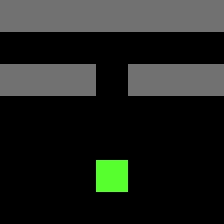

This is a level from a 2D game, rendered from its Tiled map with the project's own tilesets. A one-line summary and the complete map file follow:
An orthogonal 7x7 tile map with 32x32 px tiles, 1 tile layer (Tile Layer 1).

<map version="1.4" tiledversion="1.4.1" orientation="orthogonal" renderorder="right-down" width="7" height="7" tilewidth="32" tileheight="32" infinite="0" nextlayerid="2" nextobjectid="1">
 <tileset firstgid="1" source="tiles.tsx" />
 <layer id="1" name="Tile Layer 1" width="7" height="7">
  <data encoding="csv">
1,1,1,1,1,1,1,
0,0,0,0,0,0,0,
1,1,1,0,1,1,1,
0,0,0,0,0,0,0,
0,0,0,0,0,0,0,
0,0,0,2,0,0,0,
0,0,0,0,0,0,0
</data>
 </layer>
</map>
